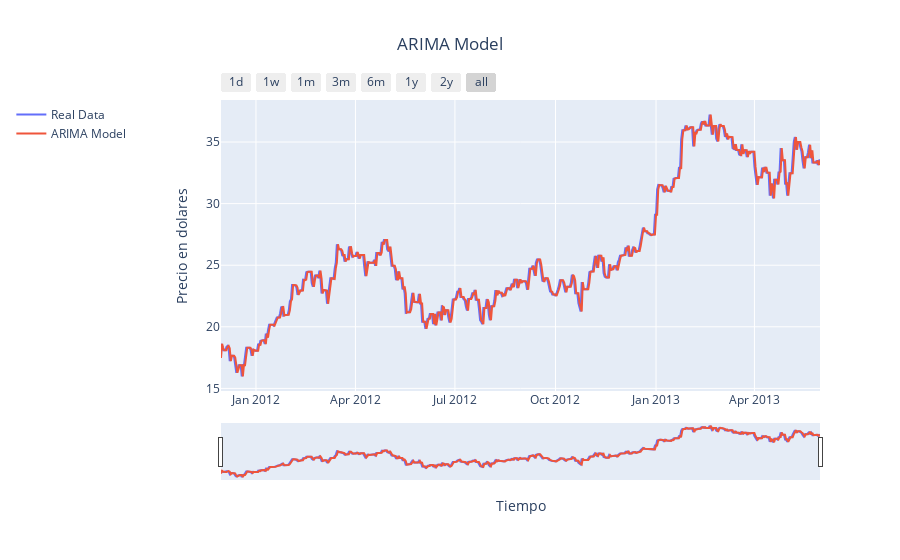

The notebook cell this image was saved under:
### Markdown cell above
Analicemos estos resultados para determinar si tienen sentido:

1. p = 0: Esto significa que no hay componente autorregresivo (AR) en el modelo.
2. d = 1: Indica que se aplicó una diferenciación de primer orden.
3. q = 0: Significa que no hay componente de media móvil (MA) en el modelo.

Estos parámetros describen un modelo ARIMA(0,1,0), que es equivalente a un modelo de caminata aleatoria con deriva. Vamos a considerar si esto tiene sentido:

1. Diferenciación (d = 1):
   - Esto sugiere que la serie original no era estacionaria y se volvió estacionaria después de una diferenciación.
   - Es común en series financieras, ya que los precios de las acciones a menudo muestran tendencias.

2. Sin componentes AR o MA (p = 0, q = 0):
   - Esto implica que los cambios en la serie son esencialmente aleatorios.
   - No hay autocorrelación significativa en la serie diferenciada.

- **Desempeño del Modelo**:
  - **MSE**: 0.274055

### Code cell
plot_("ARIMA Model", 
      (test_data.index, test_data['Close'], "Real Data"),
      (test_data.index, test_data['Close'] - np.array(test_residuals), "ARIMA Model"))

### Figure 1 — Plotly figure (JSON) as saved in the notebook; plotly's stock layout.template omitted (floating-point values rounded to 4 significant figures; data arrays with more than 128 entries replaced by an {"elided": "..."} marker saying what was removed)
{"data": [{"line": {"width": 2}, "mode": "lines", "name": "Real Data", "type": "scatter", "x": {"elided": "549 str values"}, "y": {"elided": "549 float values"}}, {"line": {"width": 2}, "mode": "lines", "name": "ARIMA Model", "type": "scatter", "x": {"elided": "549 str values"}, "y": {"elided": "549 float values"}}], "layout": {"legend": {"orientation": "v", "x": -0.35, "xanchor": "left", "y": 1, "yanchor": "top"}, "title": {"text": "ARIMA Model", "x": 0.5}, "xaxis": {"rangeselector": {"buttons": [{"count": 1, "label": "1d", "step": "day", "stepmode": "backward"}, {"count": 7, "label": "1w", "step": "day", "stepmode": "backward"}, {"count": 1, "label": "1m", "step": "month", "stepmode": "backward"}, {"count": 3, "label": "3m", "step": "month", "stepmode": "backward"}, {"count": 6, "label": "6m", "step": "month", "stepmode": "backward"}, {"count": 1, "label": "1y", "step": "year", "stepmode": "backward"}, {"count": 2, "label": "2y", "step": "year", "stepmode": "backward"}, {"step": "all"}]}, "rangeslider": {"visible": true}, "title": {"text": "Tiempo"}, "type": "date"}, "yaxis": {"autorange": true, "title": {"text": "Precio en dolares"}, "type": "linear"}}}
